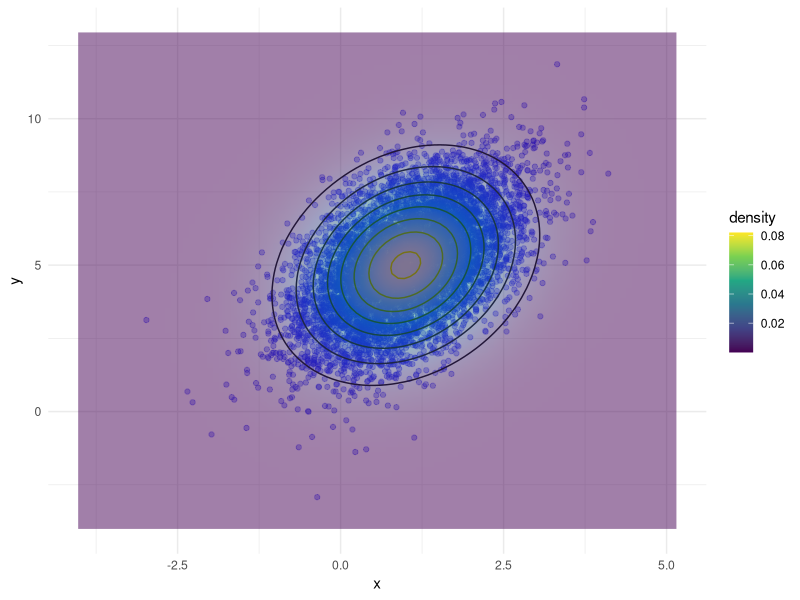
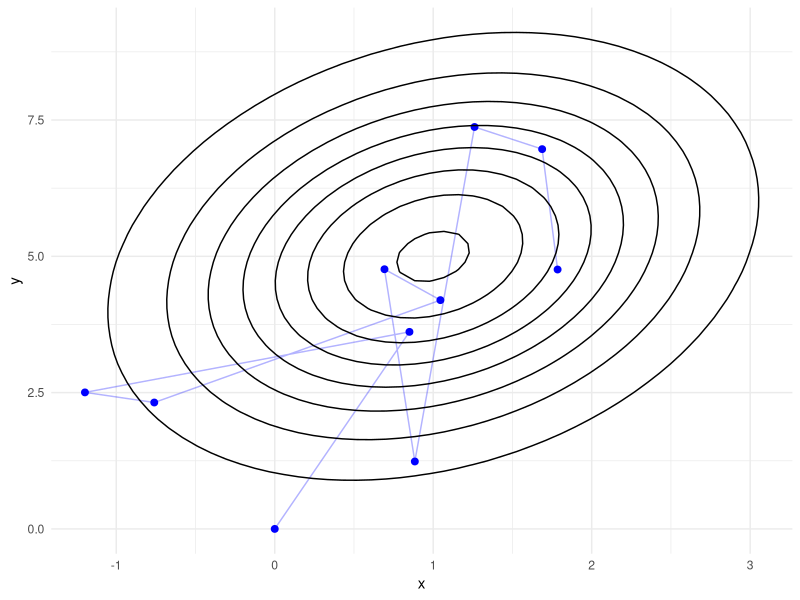

These charts were generated, in order, by the following R code:
## ---- chunk 1
library(tidyverse)
## ---- chunk 2
gibbs_bivariate = function(x0, n = 1000,
                           mu = c(1, 5), rho = 0.5, 
                           sigma1 = 1, sigma2 = 2){
  x1 = x0[1]
  x2 = x0[2]
  mu1 = mu[1]
  mu2 = mu[2]
  
  x = matrix(NA, nrow = n, ncol = 2)
  for(i in 1:n){
    x[i,] = c(x1,x2)
    
    x1 = rnorm(1, mean = mu1 + rho * sigma1/sigma2 * (x2-mu2), 
               sd = sigma1 * sqrt(1-rho))
    x2 = rnorm(1, mean = mu2 + rho * sigma2/sigma1 * (x1-mu1), 
               sd = sigma2 * sqrt(1-rho))
  }
  colnames(x) = c("x1", "x2")
  return(x)
}
## ---- chunk 3
set.seed(21433)
gibbs_x = gibbs_bivariate(c(0,0), n = 10000)

colMeans(gibbs_x[1:100,])
colMeans(gibbs_x[101:1000,])
## ---- chunk 4
df = as_tibble(gibbs_x) %>%
  mutate(iteration = row_number()) %>%
  filter(iteration >1000) 


set.seed(223)
rho <- 0.5
mu <- c(1, 5)
Sigma <- matrix(c(1, rho, rho, 4), 2, 2)

# Create a grid to evaluate the true density
x_seq <- seq(min(df$x1) - 1, max(df$x1) + 1, length.out = 100)
y_seq <- seq(min(df$x2) - 1, max(df$x2) + 1, length.out = 100)
grid <- expand.grid(x = x_seq, y = y_seq)

# Add true bivariate normal density values
grid$density <- mvtnorm::dmvnorm(grid, mean = mu, sigma = Sigma)

# Plot: real data points + true density contours and fill
ggplot(df, aes(x = x, y = y)) +
  geom_point(aes(x = x1, y = x2), alpha = 0.3, color = "blue") +  # real data
  geom_contour(data = grid, aes(z = density), color = "black") +  # true contours
  geom_raster(data = grid, aes(x = x, y = y, fill = density), alpha = 0.5, interpolate = TRUE) +
  scale_fill_viridis_c() +
  theme_minimal() 
## ---- chunk 5
as_tibble(gibbs_x) %>%
  mutate(iteration = row_number()) %>%
  filter(iteration <= 10) %>%
  ggplot(aes(x = x, y = y)) +
  geom_point(aes(x = x1, y = x2),  color = "blue", size = 2) +  # real data
  geom_path(aes(x = x1, y = x2), alpha = 0.3, color = "blue") +  # real data
  geom_contour(data = grid, aes(z = density), color = "black") +  # true contours
  theme_minimal() 
